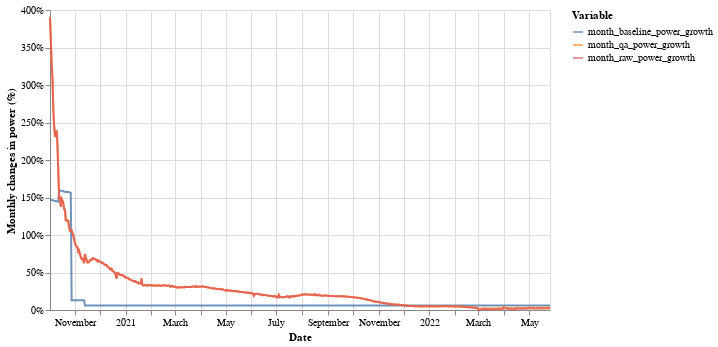

This figure's notebook cell:
### Markdown cell above
## 3. Monthly power growth

### Code cell
plot_vars = ["month_baseline_power_growth", "month_qa_power_growth", "month_raw_power_growth"]
source = df[df["date"]> datetime.datetime(2020, 10, 1)].melt(id_vars=["date"], value_vars=plot_vars)

alt.Chart(source).mark_line(opacity=0.8).encode(
    x=alt.X('date:T', title="Date"),
    y=alt.Y('value:Q', title="Monthly changes in power (%)", axis=alt.Axis(format='%')),
    color=alt.Color('variable:N', legend=alt.Legend(title="Variable"))
).properties(
    width=500, height=300
)

### Figure 1 — Vega-Lite specification as saved in the notebook (floating-point values rounded to 4 significant figures; data arrays with more than 128 entries replaced by an {"elided": "..."} marker saying what was removed)
{"$schema": "https://vega.github.io/schema/vega-lite/v4.17.0.json", "config": {"view": {"continuousHeight": 300, "continuousWidth": 400}}, "data": {"name": "data-d5c894f9a04da0498cfe69868fe742a1"}, "datasets": {"data-d5c894f9a04da0498cfe69868fe742a1": {"elided": "1797 records"}}, "encoding": {"color": {"field": "variable", "legend": {"title": "Variable"}, "type": "nominal"}, "x": {"field": "date", "title": "Date", "type": "temporal"}, "y": {"axis": {"format": "%"}, "field": "value", "title": "Monthly changes in power (%)", "type": "quantitative"}}, "height": 300, "mark": {"opacity": 0.8, "type": "line"}, "width": 500}
